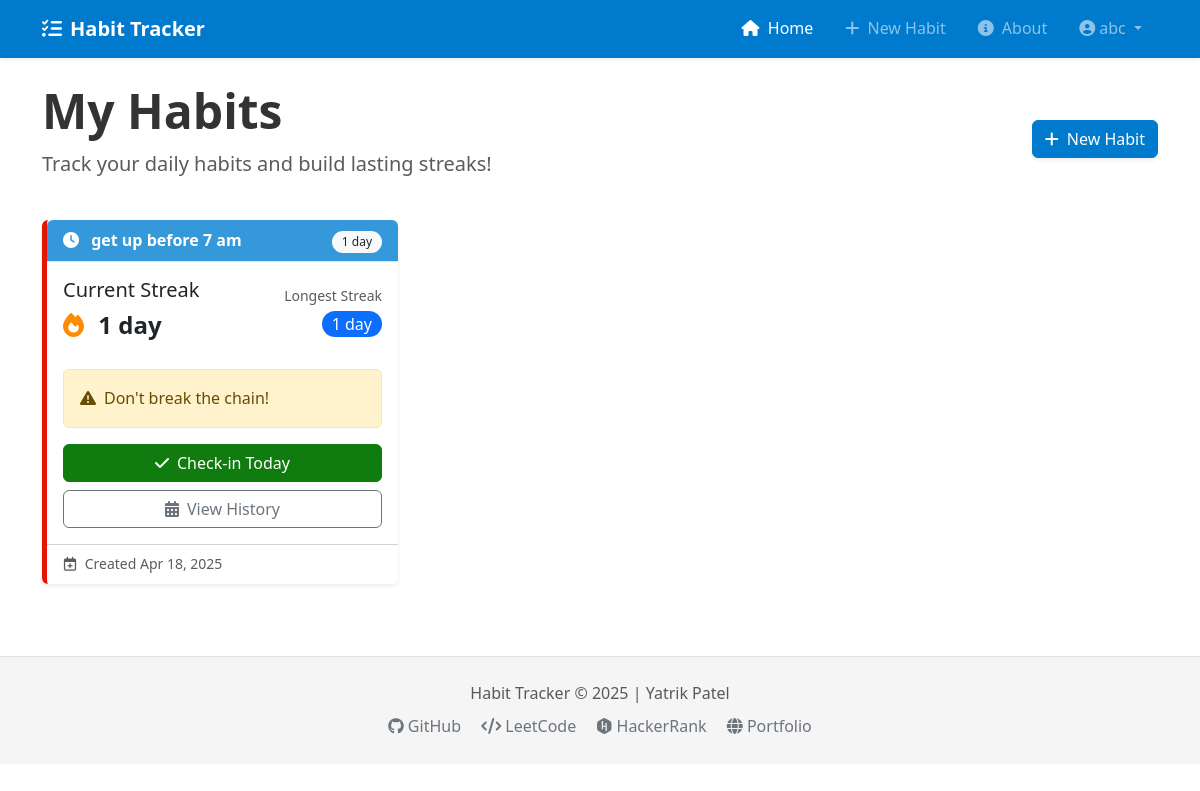
Page /home (signed in) on the earlier database version.
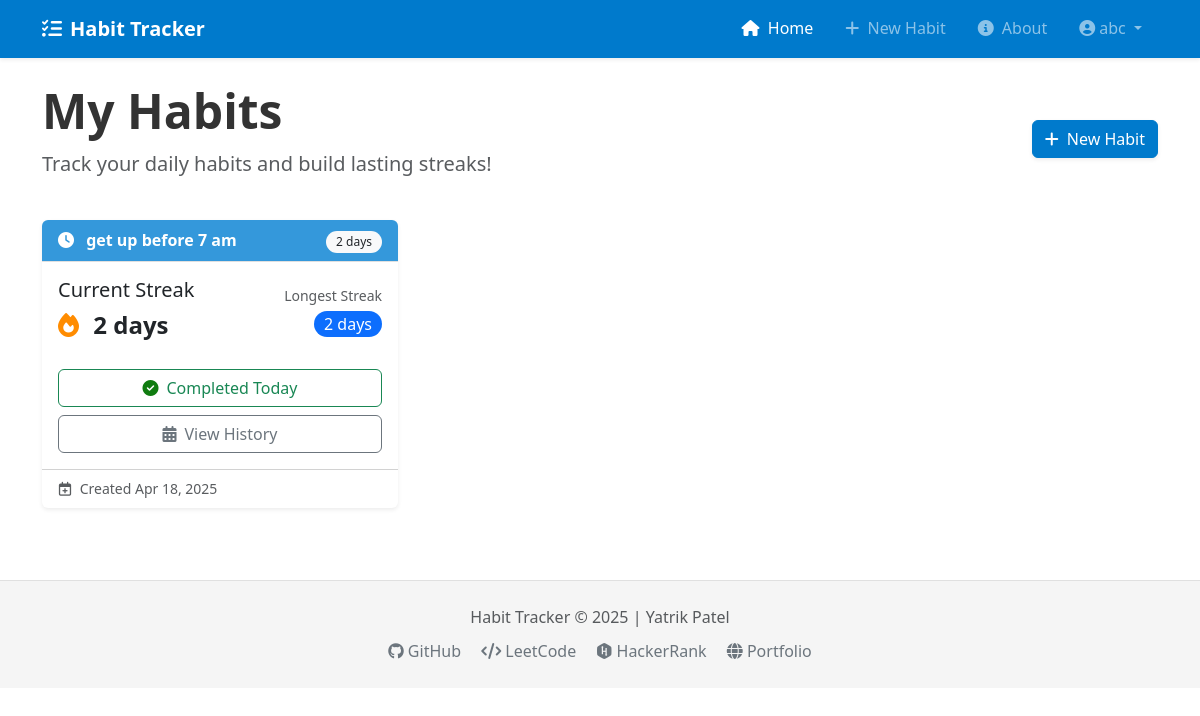
Same page on the later database version.
### models.py (models this page shows, shortened)
class Habit(db.Model):
    __tablename__ = 'habits'
    id = db.Column(db.Integer, primary_key=True)
    name = db.Column(db.String(100), nullable=False)
    created_at = db.Column(db.DateTime, default=datetime.utcnow)
    color = db.Column(db.String(7), default="#3498db")  # Hex color code
    icon = db.Column(db.String(50), nullable=True)
    current_streak = db.Column(db.Integer, default=0)
    longest_streak = db.Column(db.Integer, default=0)
    user_id = db.Column(db.Integer, db.ForeignKey('users.id'), nullable=False)
    logs = db.relationship('HabitLog', backref='habit', lazy=True, cascade="all, delete-orphan")
    def is_logged_today(self):
        today = date.today()
        return any(log.date == today for log in self.logs)
    def is_at_risk(self):
        yesterday = date.today() - timedelta(days=1)
        return self.current_streak > 0 and not self.is_logged_today()

### routes/main_routes.py (the view)
@main_bp.route('/home')
@login_required
def home():
    habits = Habit.query.filter_by(user_id=current_user.id).all()
    today = date.today()
    return render_template('home.html', habits=habits, today=today)

### app.py (called while the page is built)
def create_app(config_class=Config):
    app = Flask(__name__)
    app.config.from_object(config_class)
    db.init_app(app)
    login_manager = LoginManager()
    login_manager.login_view = 'auth.login'
    login_manager.login_message_category = 'info'
    login_manager.login_message = 'Please log in to access this page.'
    login_manager.init_app(app)
    @login_manager.user_loader
    def load_user(user_id):
        return User.query.get(int(user_id))
    register_routes(app)
    with app.app_context():
        db.create_all()
    return app

### templates/home.html (shortened to what the changed rows need)
{% extends "base.html" %}
{% block content %}
<div class="row mb-4 align-items-center">
    <div class="col">
        <h1 class="display-5 fw-bold">My Habits</h1>
    </div>
</div>
{% if habits %}
    <div class="row row-cols-1 row-cols-md-2 row-cols-lg-3 g-4">
        {% for habit in habits %}
            <div class="col">
                <div class="card habit-card h-100 shadow-sm border-0 {% if habit.is_at_risk() %}at-risk{% endif %}">
                    <div class="card-header fw-bold" style="background-color: {{ habit.color }}; color: white; border-radius: var(--border-radius) var(--border-radius) 0 0;">
                        <div class="d-flex justify-content-between align-items-center">
                            <div>
                                {% if habit.icon %}
                                    <i class="fas fa-{{ habit.icon }} me-2"></i>
                                {% endif %}
                                {{ habit.name }}
                            </div>
                            <div>
                                <span class="badge bg-light text-dark">
                                    {{ habit.current_streak }} day{% if habit.current_streak != 1 %}s{% endif %}
                                </span>
                            </div>
                        </div>
                    </div>
                    <div class="card-body">
                        <div class="d-flex justify-content-between align-items-center mb-4">
                            <div>
                                <h5 class="card-title mb-1">Current Streak</h5>
                                <p class="card-text fs-4 fw-bold mb-0">
                                    <i class="fas fa-fire streak-fire me-2"></i>
                                    <span>{{ habit.current_streak }} day{% if habit.current_streak != 1 %}s{% endif %}</span>
                                </p>
                            </div>
                            <div class="text-end">
                                <small class="text-muted d-block mb-1">Longest Streak</small>
                                <span class="badge bg-primary rounded-pill fs-6">{{ habit.longest_streak }} day{% if habit.longest_streak != 1 %}s{% endif %}</span>
                            </div>
                        </div>
                        {% if habit.is_at_risk() %}
                            <div class="alert alert-warning mb-3 d-flex align-items-center">
                                <i class="fas fa-exclamation-triangle me-2"></i>
                                <span>Don't break the chain!</span>
                            </div>
                        {% endif %}
                        <div class="d-grid gap-2">
                            {% if not habit.is_logged_today() %}
                                <a href="{{ url_for('habit.habit_detail', id=habit.id) }}" class="btn btn-success">
                                    <i class="fas fa-check me-2"></i>Check-in Today
                                </a>
                            {% else %}
                                <a href="{{ url_for('habit.habit_detail', id=habit.id) }}" class="btn btn-outline-success">
                                    <i class="fas fa-check-circle me-2"></i>Completed Today
                                </a>
                            {% endif %}
                            <a href="{{ url_for('habit.habit_history', id=habit.id) }}" class="btn btn-outline-secondary">
                                <i class="fas fa-calendar-alt me-2"></i>View History
                            </a>
                        </div>
                    </div>
                    <div class="card-footer bg-transparent text-muted small">
                        <i class="far fa-calendar-plus me-1"></i> Created {{ habit.created_at.strftime('%b %d, %Y') }}
                    </div>
                </div>
            </div>
        {% endfor %}
    </div>
{% endif %}
{% endblock %}

Differences in the rows shown:
changed Habit "get up before 7 am": current_streak "1" → "2"; longest_streak "1" → "2"; current_streak "Don't break the chain! Check-in Today" → "s s Completed Today"; now shows "s"
